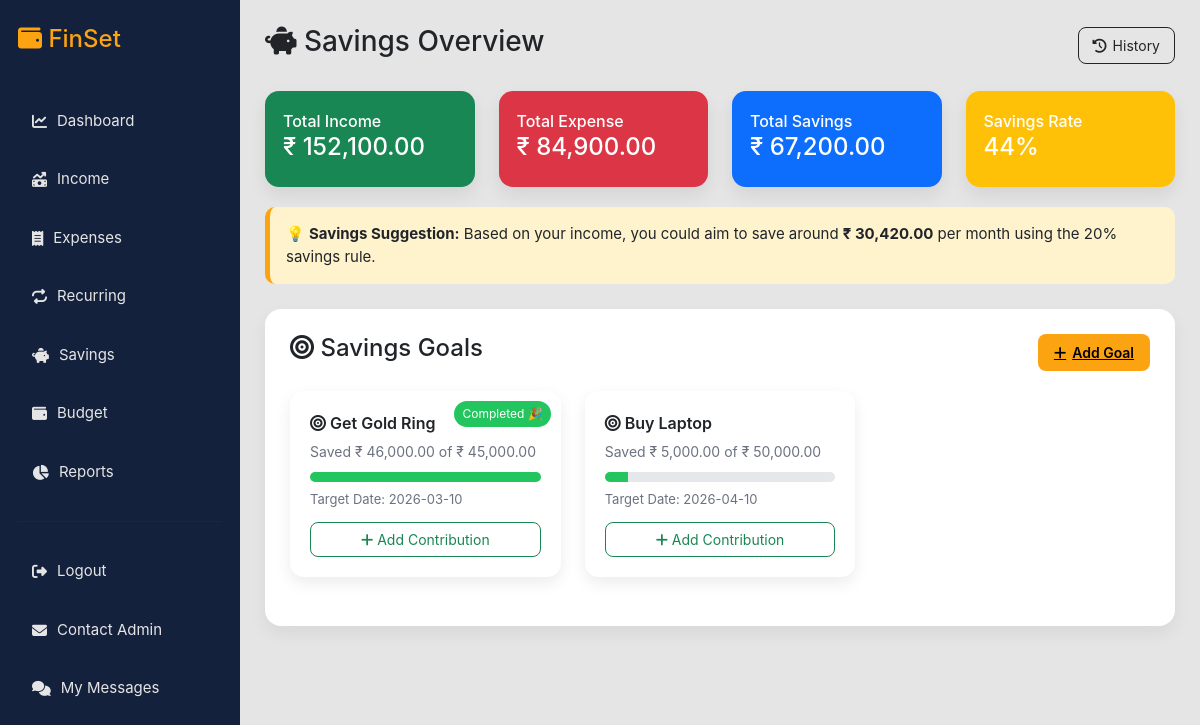
Screenshot of /savings/index.php (signed in) with the database file from the repository.
### tables this page shows
CREATE TABLE IF NOT EXISTS `savings_goals` (
  `id` int NOT NULL AUTO_INCREMENT,
  `user_id` int NOT NULL,
  `goal_name` varchar(100) NOT NULL,
  `target_amount` decimal(10,2) NOT NULL,
  `saved_amount` decimal(10,2) DEFAULT '0.00',
  `target_date` date DEFAULT NULL,
  `status` enum('active','completed') DEFAULT 'active',
  `created_at` timestamp NULL DEFAULT CURRENT_TIMESTAMP,
  PRIMARY KEY (`id`)
);

### savings/index.php (the view, shortened to what this page needs)
<?php
include "../config/database.php";
$user_id = $_SESSION['user_id'];
$income_query = "SELECT SUM(amount) as total FROM income WHERE user_id='$user_id'";
$income_result = mysqli_query($conn,$income_query);
$income_row = mysqli_fetch_assoc($income_result);
$total_income = $income_row['total'] ?? 0;
$expense_query = "SELECT SUM(amount) as total FROM expenses WHERE user_id='$user_id'";
$expense_result = mysqli_query($conn,$expense_query);
$expense_row = mysqli_fetch_assoc($expense_result);
$total_expense = $expense_row['total'] ?? 0;
$raw_savings = $total_income - $total_expense;
$total_savings = max(0,$raw_savings);
$savings_rate = 0;
if($total_income > 0){
$savings_rate = ($total_savings / $total_income) * 100;
}
$suggested_savings = round($total_income * 0.20);
?>
<!DOCTYPE html>
<html>
<head>
<link href="https://cdn.jsdelivr.net/npm/bootstrap@5.3.0/dist/css/bootstrap.min.css" rel="stylesheet">
<link rel="stylesheet" href="https://cdnjs.cloudflare.com/ajax/libs/font-awesome/6.5.0/css/all.min.css">
</head>
<body>
<div class="main-container">
<?php include "../includes/sidebar.php"; ?>
<div class="content">
<div class="page-header">
<h3><i class="fa-solid fa-piggy-bank"></i> Savings Overview</h3>
<a href="history.php" class="btn btn-outline-dark history-btn">
<i class="fa-solid fa-clock-rotate-left"></i> History
</a>
</div>
<div class="row mt-4">
<div class="col-md-3">
<div class="summary-card bg-success">
Total Income
<h4>₹ <?php echo number_format($total_income,2); ?></h4>
</div>
</div>
<div class="col-md-3">
<div class="summary-card bg-danger">
Total Expense
<h4>₹ <?php echo number_format($total_expense,2); ?></h4>
</div>
</div>
<div class="col-md-3">
<div class="summary-card bg-primary">
Total Savings
<h4>₹ <?php echo number_format($total_savings,2); ?></h4>
</div>
</div>
<div class="col-md-3">
<div class="summary-card bg-warning">
Savings Rate
<h4><?php echo round($savings_rate); ?>%</h4>
</div>
</div>
</div>
<div class="suggestion">
💡 <strong>Savings Suggestion:</strong>
Based on your income, you could aim to save around
<strong>₹ <?php echo number_format($suggested_savings,2); ?></strong>
per month using the 20% savings rule.
</div>
<div class="goals-section">
<div class="goals-header">
<h4><i class="fa-solid fa-bullseye"></i> Savings Goals</h4>
<a href="goals_add.php" class="add-goal-btn">
<i class="fa-solid fa-plus"></i> Add Goal
</a>
</div>
<div class="row">
<?php
$goals = mysqli_query($conn,"
SELECT * FROM savings_goals
WHERE user_id='$user_id'
ORDER BY created_at DESC
");
while($goal=mysqli_fetch_assoc($goals)){
$percent = ($goal['target_amount'] > 0)
? ($goal['saved_amount'] / $goal['target_amount']) * 100
: 0;
if($percent >= 100){
$percent = 100;
$status_class = "goal-complete";
}else{
$status_class = "";
}
?>
<div class="col-md-4 mb-4">
<div class="goal-card <?php echo $status_class; ?>">
<?php if($percent >= 100){ ?>
<div class="completed-badge">Completed 🎉</div>
<?php } ?>
<div class="goal-title">
<i class="fa-solid fa-bullseye"></i>
<?php echo htmlspecialchars($goal['goal_name']); ?>
</div>
<div class="goal-amount">
Saved ₹ <?php echo number_format($goal['saved_amount'],2); ?>
of ₹ <?php echo number_format($goal['target_amount'],2); ?>
</div>
<div class="goal-progress">
<div
class="goal-progress-bar"
id="progress-<?php echo $goal['id']; ?>"
data-current="<?php echo $percent; ?>"
style="width: <?php echo $percent; ?>%">
</div>
</div>
<div class="goal-date">
Target Date: <?php echo $goal['target_date']; ?>
</div>
<button
type="button"
class="btn btn-outline-success goal-btn"
data-bs-toggle="modal"
data-bs-target="#contributeModal"
data-goal="<?php echo $goal['id']; ?>">
<i class="fa-solid fa-plus"></i> Add Contribution
</button>
</div>
</div>
<?php } ?>
</div>
</div>
</div>
</body>
</html>

### savings/index.php (style rules this page uses)
body { margin:0; background:#E5E5E5; font-family:'Inter','Segoe UI',sans-serif; }
.main-container { display:flex; }
.content { margin-left:240px; width:calc(100% - 240px); padding:25px; }
.summary-card { border-radius:14px; padding:18px; color:white; font-weight:500; box-shadow:0 8px 18px rgba(0,0,0,0.08); }
.suggestion { background:#fff3cd; border-left:5px solid #FCA311; padding:16px; border-radius:10px; font-size:15px; margin-top:20px; }
.goals-section { background:white; border-radius:16px; padding:25px; margin-top:25px; box-shadow:0 8px 18px rgba(0,0,0,0.06); }
.goals-header { display:flex; justify-content:space-between; align-items:center; margin-bottom:20px; }
.add-goal-btn { background:#2563eb; color:white; border:none; padding:8px 16px; border-radius:8px; font-size:14px; display:flex; align-items:center; gap:6px; transition:0.2s; }
.goal-card { background:white; border-radius:14px; padding:20px; box-shadow:0 6px 16px rgba(0,0,0,0.08); transition:0.25s; position:relative; }
.goal-title { font-size:16px; font-weight:600; margin-bottom:6px; }
.goal-amount { font-size:14px; color:#6b7280; }
.goal-progress { width:100%; height:10px; background:#e5e7eb; border-radius:8px; overflow:hidden; margin-top:10px; }
.goal-progress-bar { height:100%; background:#22c55e; transition:width 0.5s ease; }
.goal-date { font-size:13px; color:#6b7280; margin-top:8px; }
.goal-btn { margin-top:12px; width:100%; border-radius:8px; font-size:14px; }
.completed-badge { position:absolute; top:10px; right:10px; background:#22c55e; color:white; font-size:12px; padding:4px 8px; border-radius:20px; }
.goal-complete { animation:celebrate 0.8s ease; }
.page-header { display:flex; justify-content:space-between; align-items:center; margin-bottom:15px; }
.history-btn { display:flex; align-items:center; gap:6px; border-radius:8px; font-size:14px; padding:7px 14px; transition:0.2s; }
.add-goal-btn { background:#FCA311; border:none; color:#000; font-weight:600; padding:8px 16px; border-radius:8px; }

### rows the page displays
savings_goals: shows "Completed 🎉", goal_name "Get Gold Ring", saved_amount "46,000.00", target_amount "45,000.00", target_date "2026-03-10"
savings_goals: goal_name "Buy Laptop", saved_amount "5,000.00", target_amount "50,000.00", target_date "2026-04-10"

### other values shown
$total_income "152,100.00"
$total_expense "84,900.00"
$total_savings "67,200.00"
$savings_rate "44"
$suggested_savings "30,420.00"
